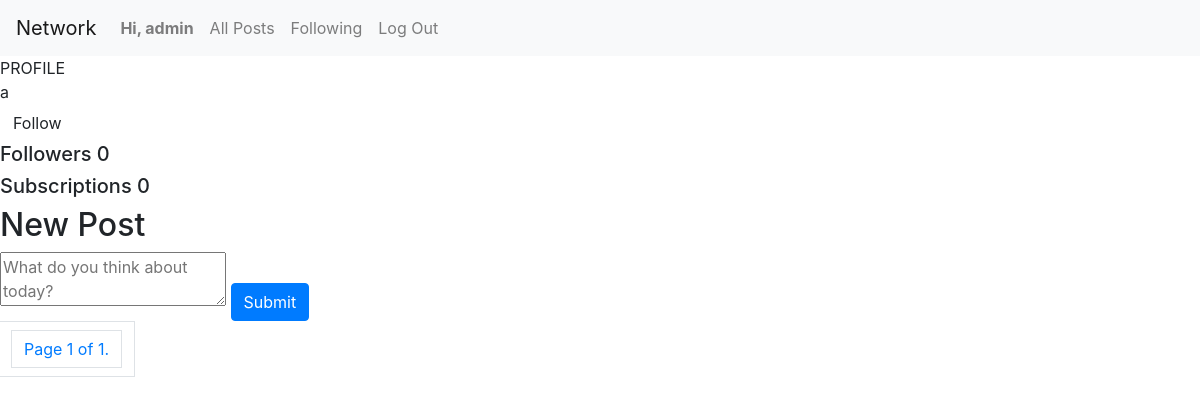
The page /profile/a (signed in) on the database as committed earlier.
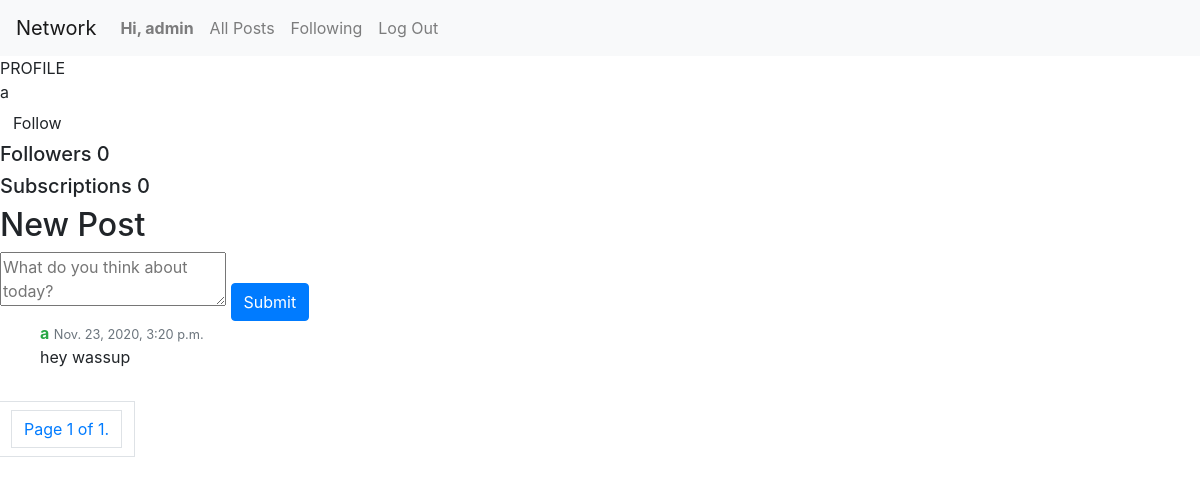
The same page on the database as committed later.
### network/models.py (models this page shows, shortened)
class Post(models.Model):
    post = models.TextField(blank=True)
    post_time = models.DateTimeField(default=timezone.now)
    user_posted = models.ForeignKey(User, on_delete=models.CASCADE)

class User(AbstractUser):
    pass

### network/views.py (the view, shortened to what this page needs)
# urls.py: path("profile/<username>", views.profile_page, name="profile page")
@csrf_exempt
@login_required
def profile_page(request, username):
    users_profile = User.objects.get(username=username)
    print(users_profile)
    user_logged = request.user
    print(user_logged)
    is_followed = ProfileFollows.objects.filter(user_to_follow=users_profile.id).exists()
    print(is_followed)
    all_users_posts = Post.objects.filter(user_posted=users_profile).order_by("-post_time")
    followings = users_profile.following_user.all()
    followers = users_profile.follower_user.all()
    paginator = Paginator(all_users_posts, 10)
    page_number = request.GET.get('page')
    page_obj = paginator.get_page(page_number)
    return render(request, "network/profile.html", {
        'all_posts': all_users_posts,
        'page_obj': page_obj,
        'username': username,
        'followers': followers,
        'followings': followings,
        'is_followed': is_followed,
        'users_profile': users_profile
    })

### network/templates/network/profile.html (shortened to what this page needs)
{% extends "network/layout.html" %}
{% block body %}
    <div>PROFILE</div>
    <div class="profile-info">
        {{username}}
    </div>
    {% if user != users_profile %}
        <form action="{% url 'profile page' username %}" method="POST">
            {% if is_followed %}
                <input type="submit" value="Following" name="unfollow_btn" class="btn following-btn" id="unfollowBtn">
            {% else %}
                <input type="submit" value="Follow" name="follow_btn" class="btn follow-btn">
            {% endif %}
        </form>
    {% endif %}
    <h5>Followers {{ followers.count }}</h5>
    <h5>Subscriptions {{ followings.count }}</h5>
    <div class="new-post">
        <h2>New Post</h2>
        <textarea id="post-text" placeholder="What do you think about today?"></textarea>
        <input type="submit" id="new_post" class="btn btn-primary"/>
    </div>
     {% include 'network/posts.html' %}
{% endblock %}

### network/templates/network/posts.html (shortened to what this page needs)
<div class="all-posts">
        {% for post in page_obj %}
            <ul class="media-list">
                <li class="media">
                    <div class="media-body">
                        <strong class="text-success">{{post.user_posted}}</strong>
                        <span class="text-muted pull-right">
                            <small class="text-muted">{{post.post_time}}</small>
                        </span>
                        <p>
                            {{post.post}}
                        </p>
                    </div>
                </li>
            </ul>
        {% endfor %}
        <div class="pagination">
            <span class="page-link">
                <span class="current page-link disabled">
                    Page {{ page_obj.number }} of {{ page_obj.paginator.num_pages }}.
                </span>
            </span>
        </div>
</div>

Rows that differ between the two databases and show on the page:
added Post: user_posted "a", post_time "Nov. 23, 2020, 3:20 p.m.", post "hey wassup"
